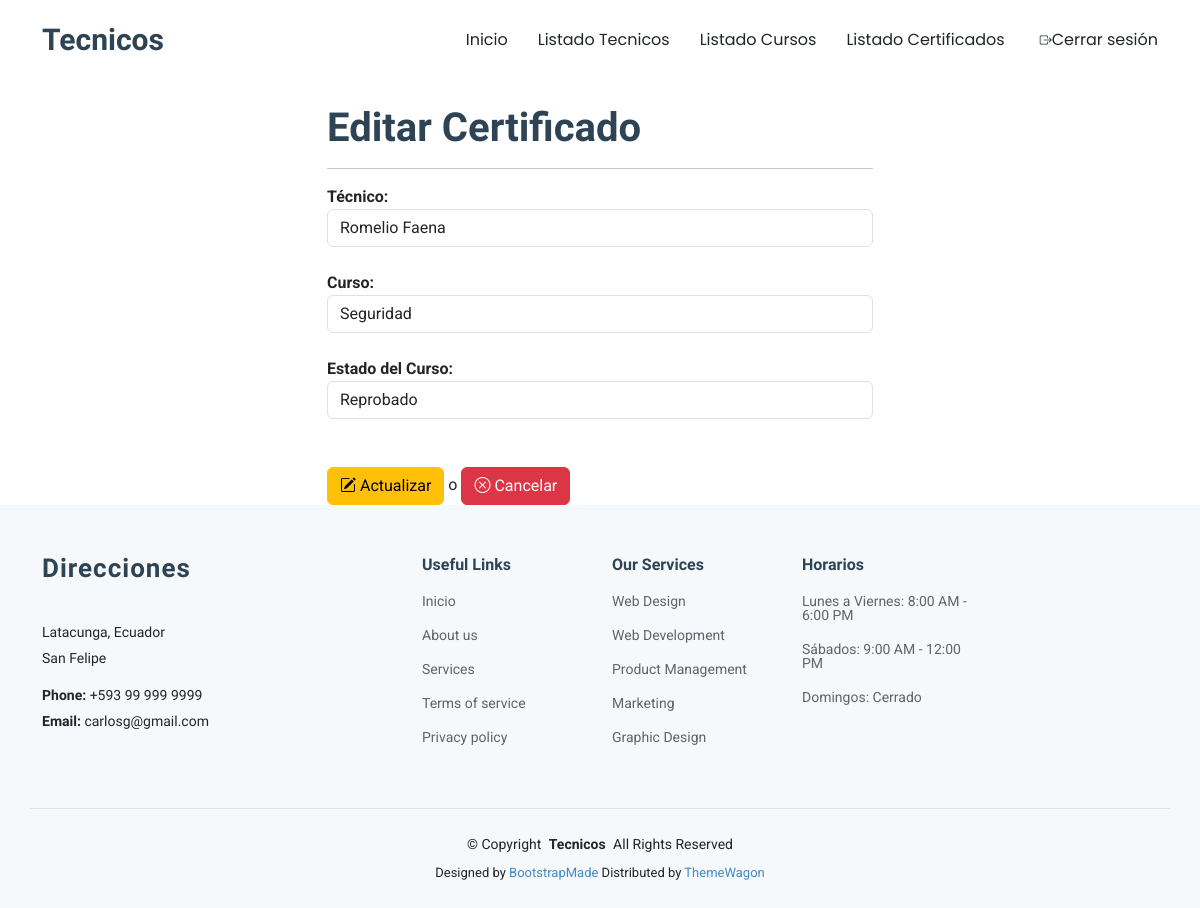
/editarCertificado/4/ (signed in), run on an earlier commit of the app's database.
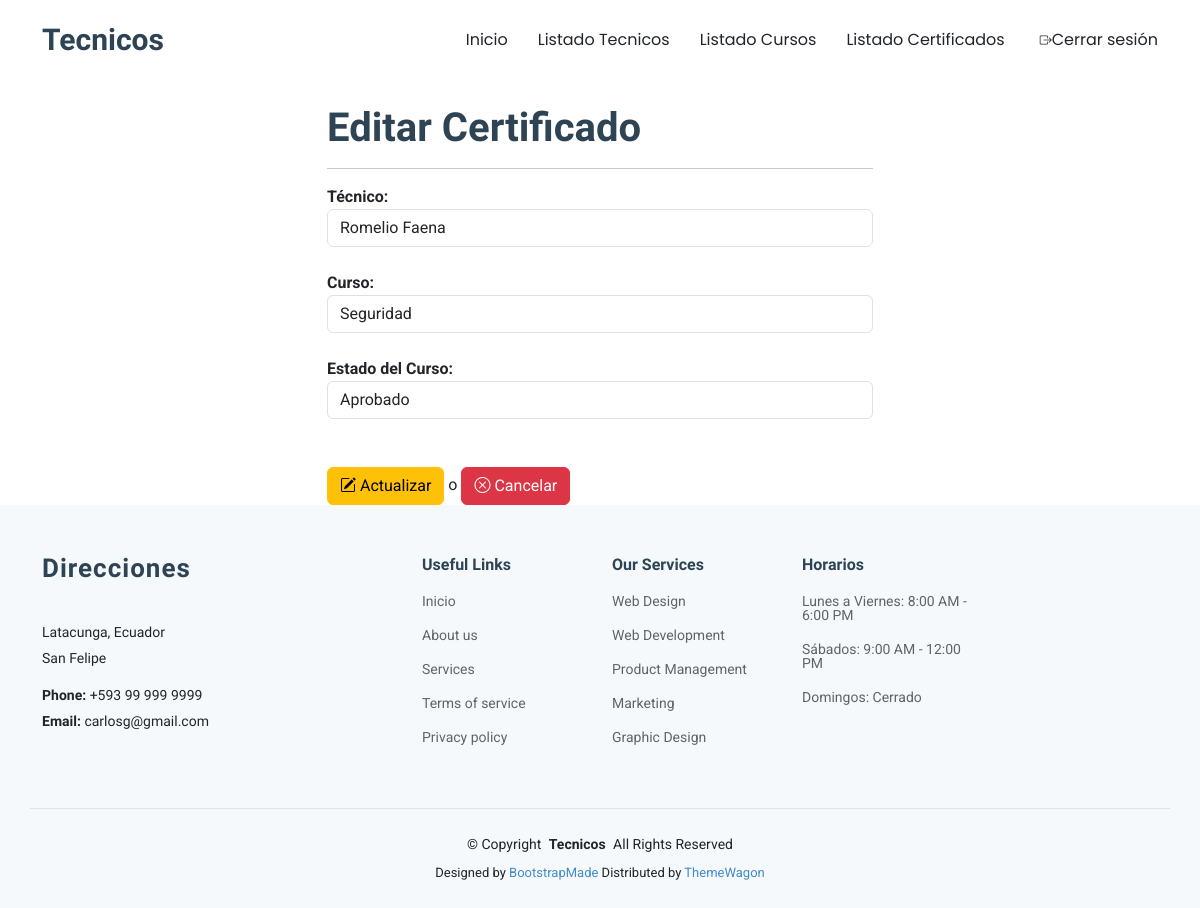
And on a later commit of the database.
### Info/models.py (models this page shows, shortened)
class Certificado(models.Model):
    ESTADOS = (
        ('Aprobado', 'Aprobado'),
        ('Reprobado', 'Reprobado'),
    )
    id = models.AutoField(primary_key=True)
    tecnico = models.ForeignKey(
        Tecnico,
        on_delete=models.CASCADE
    )
    curso = models.ForeignKey(
        Cursos,
        on_delete=models.CASCADE
    )
    aprobacion = models.CharField(
        max_length=15,
        choices=ESTADOS
    )
    fecha_emision = models.DateField(auto_now_add=True)

class Tecnico(models.Model):
    id = models.AutoField(primary_key=True)
    nombre = models.CharField(max_length=100)
    apellido = models.CharField(max_length=100)
    telefono = models.CharField(max_length=20)
    correo = models.EmailField(blank=True, null=True)
    especialidad = models.CharField(max_length=100)
    foto = models.FileField(upload_to='fotos_tecnicos', blank=True, null=True)

class Cursos(models.Model):
    id = models.AutoField(primary_key=True)
    nombre = models.CharField(max_length=100)
    descripcion = models.TextField()
    fecha_inicio = models.DateField()
    fecha_fin = models.DateField()
    tecnico = models.ForeignKey(Tecnico, on_delete=models.CASCADE, null=True, blank=True)

### Info/views.py (the view)
# urls.py: path('editarCertificado/<id>/', views.editarCertificado),
@login_required
def editarCertificado(request,id):
    certificado = Certificado.objects.get(id=id)
    tecnicos = Tecnico.objects.all()
    cursos = Cursos.objects.all()
    return render(
        request,
        'editarCertificado.html',
        {
            'certificado': certificado,
            'tecnicos': tecnicos,
            'cursos': cursos
        }
    )

### Info/templates/editarCertificado.html (shortened to what this page needs)
{% extends "./plantillaPrincipal.html" %}
{% block contenido %}
<div class="container">
    <div class="row">
        <div class="col-md-3"></div>
        <div class="col-md-6">
            <br>
            <h1><b>Editar Certificado</b></h1>
            <hr>
            <form id="form_editar_certificado"
                  action="/procesarActualizacionCertificado/"
                  method="post">
                <b>Técnico:</b>
                <br>
                <select required class="form-control" name="tecnico">
                    {% for tecnico in tecnicos %}
                        <option value="{{ tecnico.id }}"
                        {% if tecnico.id == certificado.tecnico.id %}
                            selected
                        {% endif %}>
                            {{ tecnico.nombre }} {{ tecnico.apellido }}
                        </option>
                    {% endfor %}
                </select>
                <br>
                <b>Curso:</b>
                <br>
                <select required class="form-control" name="curso">
                    {% for curso in cursos %}
                        <option value="{{ curso.id }}"
                        {% if curso.id == certificado.curso.id %}
                            selected
                        {% endif %}>
                            {{ curso.nombre }}
                        </option>
                    {% endfor %}
                </select>
                <br>
                <b>Estado del Curso:</b>
                <br>
                <select required class="form-control" name="aprobacion">
                    <option value="Aprobado"
                    {% if certificado.aprobacion == "Aprobado" %}
                        selected
                    {% endif %}>
                        Aprobado
                    </option>
                    <option value="Reprobado"
                    {% if certificado.aprobacion == "Reprobado" %}
                        selected
                    {% endif %}>
                        Reprobado
                    </option>
                </select>
                <br><br>
                <button class="btn btn-warning" type="submit">
                    <i class="bi bi-pencil-square"></i>
                    Actualizar
                </button>
                o
                <a href="/listadoCertificados/" class="btn btn-danger">
                    <i class="bi bi-x-circle"></i>
                    Cancelar
                </a>
            </form>
        </div>
    </div>
</div>
{% endblock %}

What changed in the data, as far as the page shows it:
changed Certificado "Romelio Faena": aprobacion "Reprobado" → "Aprobado"
